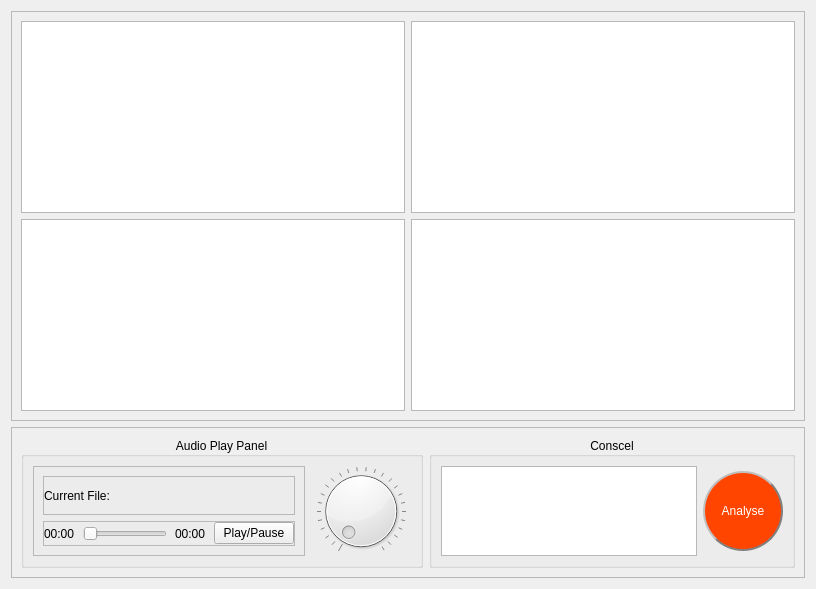
        <widget class="QWidget" name="tab">
         <attribute name="title">
          <string>Signal Analyse</string>
         </attribute>
         <layout class="QVBoxLayout" name="verticalLayout_6">
          <item>
           <widget class="QFrame" name="frame_2">
            <property name="frameShape">
             <enum>QFrame::StyledPanel</enum>
            </property>
            <property name="frameShadow">
             <enum>QFrame::Raised</enum>
            </property>
            <layout class="QGridLayout" name="gridLayout_3">
             <item row="1" column="0">
              <widget class="QGraphicsView" name="graphicsView_7"/>
             </item>
             <item row="0" column="0">
              <widget class="QGraphicsView" name="graphicsView_5"/>
             </item>
             <item row="0" column="1">
              <widget class="QGraphicsView" name="graphicsView_6"/>
             </item>
             <item row="1" column="1">
              <widget class="QGraphicsView" name="graphicsView_8"/>
             </item>
            </layout>
           </widget>
          </item>
          <item>
           <widget class="QFrame" name="frame_8">
            <property name="frameShape">
             <enum>QFrame::StyledPanel</enum>
            </property>
            <property name="frameShadow">
             <enum>QFrame::Raised</enum>
            </property>
            <layout class="QHBoxLayout" name="horizontalLayout_10">
             <item>
              <widget class="QGroupBox" name="groupBox_4">
               <property name="sizePolicy">
                <sizepolicy hsizetype="Preferred" vsizetype="Fixed">
                 <horstretch>0</horstretch>
                 <verstretch>0</verstretch>
                </sizepolicy>
               </property>
               <property name="minimumSize">
                <size>
                 <width>0</width>
                 <height>131</height>
                </size>
               </property>
               <property name="layoutDirection">
                <enum>Qt::LeftToRight</enum>
               </property>
               <property name="title">
                <string>Audio Play Panel</string>
               </property>
               <property name="alignment">
                <set>Qt::AlignCenter</set>
               </property>
               <layout class="QHBoxLayout" name="horizontalLayout_7">
                <item>
                 <widget class="QFrame" name="frame_9">
                  <property name="frameShape">
                   <enum>QFrame::StyledPanel</enum>
                  </property>
                  <property name="frameShadow">
                   <enum>QFrame::Raised</enum>
                  </property>
                  <layout class="QVBoxLayout" name="verticalLayout_8">
                   <item>
                    <widget class="QFrame" name="frame_6">
                     <property name="frameShape">
                      <enum>QFrame::StyledPanel</enum>
                     </property>
                     <property name="frameShadow">
                      <enum>QFrame::Raised</enum>
                     </property>
                     <layout class="QHBoxLayout" name="horizontalLayout_6">
                      <property name="spacing">
                       <number>0</number>
                      </property>
                      <property name="leftMargin">
                       <number>0</number>
                      </property>
                      <property name="topMargin">
                       <number>0</number>
                      </property>
                      <property name="rightMargin">
                       <number>0</number>
                      </property>
                      <property name="bottomMargin">
                       <number>0</number>
                      </property>
                      <item>
                       <widget class="QLabel" name="label_17">
                        <property name="sizePolicy">
                         <sizepolicy hsizetype="Preferred" vsizetype="Fixed">
                          <horstretch>0</horstretch>
                          <verstretch>0</verstretch>
                         </sizepolicy>
                        </property>
                        <property name="minimumSize">
                         <size>
                          <width>0</width>
                          <height>17</height>
                         </size>
                        </property>
                        <property name="text">
                         <string>Current File:  </string>
                        </property>
                       </widget>
                      </item>
                     </layout>
                    </widget>
                   </item>
                   <item>
                    <widget class="QFrame" name="frame_7">
                     <property name="sizePolicy">
                      <sizepolicy hsizetype="Preferred" vsizetype="Fixed">
                       <horstretch>0</horstretch>
                       <verstretch>0</verstretch>
                      </sizepolicy>
                     </property>
                     <property name="minimumSize">
                      <size>
                       <width>0</width>
                       <height>25</height>
                      </size>
                     </property>
                     <property name="frameShape">
                      <enum>QFrame::StyledPanel</enum>
                     </property>
                     <property name="frameShadow">
                      <enum>QFrame::Raised</enum>
                     </property>
                     <layout class="QHBoxLayout" name="horizontalLayout_2">
                      <property name="spacing">
                       <number>8</number>
                      </property>
                      <property name="leftMargin">
                       <number>0</number>
                      </property>
                      <property name="topMargin">
                       <number>0</number>
                      </property>
                      <property name="rightMargin">
                       <number>0</number>
                      </property>
                      <property name="bottomMargin">
                       <number>0</number>
                      </property>
                      <item>
                       <widget class="QLabel" name="label_14">
                        <property name="text">
                         <string>00:00</string>
                        </property>
                       </widget>
                      </item>
                      <item>
                       <widget class="QSlider" name="horizontalSlider_2">
                        <property name="orientation">
                         <enum>Qt::Horizontal</enum>
                        </property>
                       </widget>
                      </item>
                      <item>
                       <widget class="QLabel" name="label_15">
                        <property name="text">
                         <string>00:00</string>
                        </property>
                       </widget>
                      </item>
                      <item>
                       <widget class="QPushButton" name="pushButton_3">
                        <property name="text">
                         <string>Play/Pause</string>
                        </property>
                       </widget>
                      </item>
                     </layout>
                    </widget>
                   </item>
                  </layout>
                 </widget>
                </item>
                <item>
                 <widget class="QDial" name="dial">
                  <property name="pageStep">
                   <number>99</number>
                  </property>
                  <property name="tracking">
                   <bool>true</bool>
                  </property>
                  <property name="orientation">
                   <enum>Qt::Horizontal</enum>
                  </property>
                  <property name="wrapping">
                   <bool>false</bool>
                  </property>
                  <property name="notchesVisible">
                   <bool>true</bool>
                  </property>
                 </widget>
                </item>
               </layout>
              </widget>
             </item>
             <item>
              <widget class="QGroupBox" name="groupBox_5">
               <property name="sizePolicy">
                <sizepolicy hsizetype="Expanding" vsizetype="Fixed">
                 <horstretch>0</horstretch>
                 <verstretch>0</verstretch>
                </sizepolicy>
               </property>
               <property name="minimumSize">
                <size>
                 <width>0</width>
                 <height>131</height>
                </size>
               </property>
               <property name="maximumSize">
                <size>
                 <width>16777215</width>
                 <height>131</height>
                </size>
               </property>
               <property name="title">
                <string>Conscel</string>
               </property>
               <property name="alignment">
                <set>Qt::AlignCenter</set>
               </property>
               <layout class="QHBoxLayout" name="horizontalLayout">
                <item>
                 <widget class="QTextBrowser" name="textBrowser_2"/>
                </item>
                <item>
                 <widget class="QPushButton" name="pushButton_analyse">
                  <property name="minimumSize">
                   <size>
                    <width>80</width>
                    <height>80</height>
                   </size>
                  </property>
                  <property name="styleSheet">
                   <string notr="true">background-color: rgb(255, 69, 0);
color: rgb(255,255,255);  
border-radius: 40px;  border: 2px groove gray;
font: 9pt &quot;AcadEref&quot;;
border-style: outset;</string>
                  </property>
                  <property name="text">
                   <string>Analyse</string>
                  </property>
                  <property name="autoExclusive">
                   <bool>false</bool>
                  </property>
                  <property name="autoRepeatInterval">
                   <number>100</number>
                  </property>
                  <property name="autoDefault">
                   <bool>false</bool>
                  </property>
                  <property name="default">
                   <bool>false</bool>
                  </property>
                  <property name="flat">
                   <bool>false</bool>
                  </property>
                 </widget>
                </item>
               </layout>
              </widget>
             </item>
            </layout>
           </widget>
          </item>
         </layout>
        </widget>
